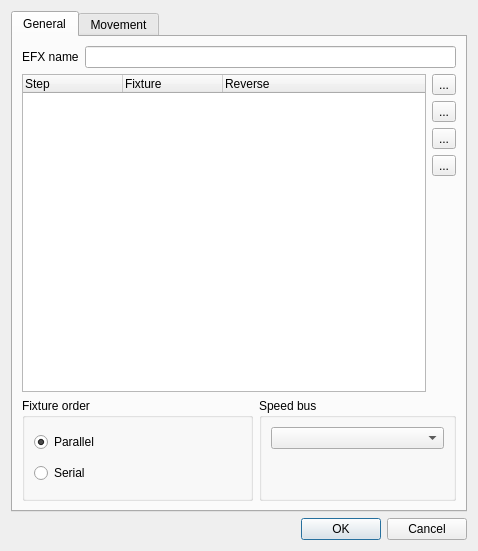
<?xml version="1.0" encoding="UTF-8"?>
<ui version="4.0">
 <class>EFXEditor</class>
 <widget class="QDialog" name="EFXEditor">
  <property name="geometry">
   <rect>
    <x>0</x>
    <y>0</y>
    <width>478</width>
    <height>551</height>
   </rect>
  </property>
  <property name="windowTitle">
   <string>EFX Editor</string>
  </property>
  <layout class="QVBoxLayout" name="verticalLayout">
   <item>
    <widget class="QTabWidget" name="m_tab">
     <property name="toolTip">
      <string/>
     </property>
     <property name="currentIndex">
      <number>0</number>
     </property>
     <widget class="QWidget" name="General">
      <attribute name="title">
       <string>General</string>
      </attribute>
      <layout class="QGridLayout" name="gridLayout_2">
       <item row="0" column="0">
        <widget class="QLabel" name="m_nameLabel">
         <property name="sizePolicy">
          <sizepolicy hsizetype="Maximum" vsizetype="Preferred">
           <horstretch>0</horstretch>
           <verstretch>0</verstretch>
          </sizepolicy>
         </property>
         <property name="text">
          <string>EFX name</string>
         </property>
        </widget>
       </item>
       <item row="0" column="1" colspan="3">
        <widget class="QLineEdit" name="m_nameEdit">
         <property name="toolTip">
          <string>The name of the function being edited</string>
         </property>
        </widget>
       </item>
       <item row="1" column="0" rowspan="5" colspan="3">
        <widget class="QTreeWidget" name="m_tree">
         <property name="sizePolicy">
          <sizepolicy hsizetype="Expanding" vsizetype="Expanding">
           <horstretch>0</horstretch>
           <verstretch>1</verstretch>
          </sizepolicy>
         </property>
         <property name="alternatingRowColors">
          <bool>true</bool>
         </property>
         <property name="rootIsDecorated">
          <bool>false</bool>
         </property>
         <property name="itemsExpandable">
          <bool>false</bool>
         </property>
         <property name="allColumnsShowFocus">
          <bool>true</bool>
         </property>
         <column>
          <property name="text">
           <string>Step</string>
          </property>
         </column>
         <column>
          <property name="text">
           <string>Fixture</string>
          </property>
         </column>
         <column>
          <property name="text">
           <string>Reverse</string>
          </property>
         </column>
        </widget>
       </item>
       <item row="1" column="3">
        <widget class="QToolButton" name="m_addFixtureButton">
         <property name="text">
          <string notr="true">...</string>
         </property>
         <property name="icon">
          <iconset resource="main.qrc">
           <normaloff>:/edit_add.png</normaloff>:/edit_add.png</iconset>
         </property>
         <property name="iconSize">
          <size>
           <width>26</width>
           <height>26</height>
          </size>
         </property>
        </widget>
       </item>
       <item row="2" column="3">
        <widget class="QToolButton" name="m_removeFixtureButton">
         <property name="text">
          <string notr="true">...</string>
         </property>
         <property name="icon">
          <iconset resource="main.qrc">
           <normaloff>:/edit_remove.png</normaloff>:/edit_remove.png</iconset>
         </property>
         <property name="iconSize">
          <size>
           <width>26</width>
           <height>26</height>
          </size>
         </property>
        </widget>
       </item>
       <item row="3" column="3">
        <widget class="QToolButton" name="m_raiseFixtureButton">
         <property name="text">
          <string notr="true">...</string>
         </property>
         <property name="icon">
          <iconset resource="main.qrc">
           <normaloff>:/up.png</normaloff>:/up.png</iconset>
         </property>
         <property name="iconSize">
          <size>
           <width>26</width>
           <height>26</height>
          </size>
         </property>
        </widget>
       </item>
       <item row="4" column="3">
        <widget class="QToolButton" name="m_lowerFixtureButton">
         <property name="text">
          <string notr="true">...</string>
         </property>
         <property name="icon">
          <iconset resource="main.qrc">
           <normaloff>:/down.png</normaloff>:/down.png</iconset>
         </property>
         <property name="iconSize">
          <size>
           <width>26</width>
           <height>26</height>
          </size>
         </property>
        </widget>
       </item>
       <item row="5" column="3">
        <spacer name="verticalSpacer">
         <property name="orientation">
          <enum>Qt::Vertical</enum>
         </property>
         <property name="sizeHint" stdset="0">
          <size>
           <width>20</width>
           <height>40</height>
          </size>
         </property>
        </spacer>
       </item>
       <item row="6" column="0" colspan="2">
        <widget class="QGroupBox" name="m_orderGroup">
         <property name="title">
          <string>Fixture order</string>
         </property>
         <layout class="QVBoxLayout" name="verticalLayout_5">
          <item>
           <widget class="QRadioButton" name="m_parallelRadio">
            <property name="toolTip">
             <string>All fixtures move in parallel</string>
            </property>
            <property name="text">
             <string>Parallel</string>
            </property>
            <property name="checked">
             <bool>true</bool>
            </property>
           </widget>
          </item>
          <item>
           <widget class="QRadioButton" name="m_serialRadio">
            <property name="toolTip">
             <string>The pattern propagates to each fixture in a sequential order</string>
            </property>
            <property name="text">
             <string>Serial</string>
            </property>
           </widget>
          </item>
         </layout>
        </widget>
       </item>
       <item row="6" column="2" colspan="2">
        <widget class="QGroupBox" name="m_busGroup">
         <property name="title">
          <string>Speed bus</string>
         </property>
         <layout class="QVBoxLayout" name="verticalLayout_6">
          <item>
           <widget class="QComboBox" name="m_busCombo">
            <property name="toolTip">
             <string>Bus that controls the speed of the pattern</string>
            </property>
           </widget>
          </item>
          <item>
           <spacer name="verticalSpacer_4">
            <property name="orientation">
             <enum>Qt::Vertical</enum>
            </property>
            <property name="sizeHint" stdset="0">
             <size>
              <width>20</width>
              <height>40</height>
             </size>
            </property>
           </spacer>
          </item>
         </layout>
        </widget>
       </item>
      </layout>
     </widget>
     <widget class="QWidget" name="Movement">
      <attribute name="title">
       <string>Movement</string>
      </attribute>
      <layout class="QGridLayout" name="gridLayout_3">
       <item row="0" column="0" rowspan="2" colspan="2">
        <widget class="QFrame" name="m_previewFrame">
         <property name="sizePolicy">
          <sizepolicy hsizetype="Fixed" vsizetype="Fixed">
           <horstretch>0</horstretch>
           <verstretch>0</verstretch>
          </sizepolicy>
         </property>
         <property name="minimumSize">
          <size>
           <width>255</width>
           <height>255</height>
          </size>
         </property>
         <property name="maximumSize">
          <size>
           <width>255</width>
           <height>255</height>
          </size>
         </property>
         <property name="frameShape">
          <enum>QFrame::StyledPanel</enum>
         </property>
         <property name="frameShadow">
          <enum>QFrame::Sunken</enum>
         </property>
        </widget>
       </item>
       <item row="0" column="2">
        <widget class="QGroupBox" name="m_algorithmGroup">
         <property name="sizePolicy">
          <sizepolicy hsizetype="Preferred" vsizetype="Maximum">
           <horstretch>0</horstretch>
           <verstretch>0</verstretch>
          </sizepolicy>
         </property>
         <property name="title">
          <string>Pattern</string>
         </property>
         <layout class="QVBoxLayout" name="verticalLayout_3">
          <item>
           <widget class="QComboBox" name="m_algorithmCombo">
            <property name="toolTip">
             <string>Pattern for moving the mirror/head</string>
            </property>
           </widget>
          </item>
          <item>
           <spacer name="verticalSpacer_5">
            <property name="orientation">
             <enum>Qt::Vertical</enum>
            </property>
            <property name="sizeType">
             <enum>QSizePolicy::Maximum</enum>
            </property>
            <property name="sizeHint" stdset="0">
             <size>
              <width>20</width>
              <height>40</height>
             </size>
            </property>
           </spacer>
          </item>
         </layout>
        </widget>
       </item>
       <item row="1" column="2" rowspan="2">
        <widget class="QGroupBox" name="m_parametersGroup">
         <property name="title">
          <string>Parameters</string>
         </property>
         <layout class="QGridLayout" name="gridLayout">
          <item row="0" column="0">
           <widget class="QLabel" name="m_widthLabel">
            <property name="text">
             <string>Width</string>
            </property>
           </widget>
          </item>
          <item row="0" column="1">
           <widget class="QSpinBox" name="m_widthSpin">
            <property name="toolTip">
             <string>Value width of the pattern</string>
            </property>
            <property name="maximum">
             <number>127</number>
            </property>
            <property name="value">
             <number>127</number>
            </property>
           </widget>
          </item>
          <item row="1" column="0">
           <widget class="QLabel" name="m_heightLabel">
            <property name="text">
             <string>Height</string>
            </property>
           </widget>
          </item>
          <item row="1" column="1">
           <widget class="QSpinBox" name="m_heightSpin">
            <property name="toolTip">
             <string>Value height of the pattern</string>
            </property>
            <property name="maximum">
             <number>127</number>
            </property>
            <property name="value">
             <number>127</number>
            </property>
           </widget>
          </item>
          <item row="2" column="0">
           <widget class="QLabel" name="m_xOffsetLabel">
            <property name="text">
             <string>X offset</string>
            </property>
           </widget>
          </item>
          <item row="2" column="1">
           <widget class="QSpinBox" name="m_xOffsetSpin">
            <property name="toolTip">
             <string>Pattern's center point on the X axis</string>
            </property>
            <property name="maximum">
             <number>255</number>
            </property>
            <property name="value">
             <number>127</number>
            </property>
           </widget>
          </item>
          <item row="3" column="0">
           <widget class="QLabel" name="m_yOffsetLabel">
            <property name="text">
             <string>Y offset</string>
            </property>
           </widget>
          </item>
          <item row="3" column="1">
           <widget class="QSpinBox" name="m_yOffsetSpin">
            <property name="toolTip">
             <string>Pattern's center point on the Y axis</string>
            </property>
            <property name="maximum">
             <number>255</number>
            </property>
            <property name="value">
             <number>127</number>
            </property>
           </widget>
          </item>
          <item row="4" column="0">
           <widget class="QLabel" name="m_rotationLabel">
            <property name="text">
             <string>Rotation</string>
            </property>
           </widget>
          </item>
          <item row="4" column="1">
           <widget class="QSpinBox" name="m_rotationSpin">
            <property name="toolTip">
             <string>Rotation of the pattern's starting point</string>
            </property>
            <property name="maximum">
             <number>359</number>
            </property>
           </widget>
          </item>
          <item row="5" column="0" colspan="2">
           <spacer>
            <property name="orientation">
             <enum>Qt::Vertical</enum>
            </property>
            <property name="sizeHint" stdset="0">
             <size>
              <width>20</width>
              <height>16</height>
             </size>
            </property>
           </spacer>
          </item>
          <item row="6" column="0">
           <widget class="QLabel" name="m_xFrequencyLabel">
            <property name="enabled">
             <bool>false</bool>
            </property>
            <property name="text">
             <string>X frequency</string>
            </property>
           </widget>
          </item>
          <item row="6" column="1">
           <widget class="QSpinBox" name="m_xFrequencySpin">
            <property name="enabled">
             <bool>false</bool>
            </property>
            <property name="toolTip">
             <string>Lissajous pattern's X frequency</string>
            </property>
            <property name="maximum">
             <number>5</number>
            </property>
            <property name="value">
             <number>2</number>
            </property>
           </widget>
          </item>
          <item row="7" column="0">
           <widget class="QLabel" name="m_yFrequencyLabel">
            <property name="enabled">
             <bool>false</bool>
            </property>
            <property name="text">
             <string>Y frequency</string>
            </property>
           </widget>
          </item>
          <item row="7" column="1">
           <widget class="QSpinBox" name="m_yFrequencySpin">
            <property name="enabled">
             <bool>false</bool>
            </property>
            <property name="toolTip">
             <string>Lissajous pattern's Y frequency</string>
            </property>
            <property name="maximum">
             <number>5</number>
            </property>
            <property name="value">
             <number>1</number>
            </property>
           </widget>
          </item>
          <item row="8" column="0">
           <widget class="QLabel" name="m_xPhaseLabel">
            <property name="enabled">
             <bool>false</bool>
            </property>
            <property name="text">
             <string>X phase</string>
            </property>
           </widget>
          </item>
          <item row="8" column="1">
           <widget class="QSpinBox" name="m_xPhaseSpin">
            <property name="enabled">
             <bool>false</bool>
            </property>
            <property name="toolTip">
             <string>Lissajous pattern's X phase</string>
            </property>
            <property name="maximum">
             <number>360</number>
            </property>
            <property name="value">
             <number>90</number>
            </property>
           </widget>
          </item>
          <item row="9" column="0">
           <widget class="QLabel" name="m_yPhaseLabel">
            <property name="enabled">
             <bool>false</bool>
            </property>
            <property name="text">
             <string>Y phase</string>
            </property>
           </widget>
          </item>
          <item row="9" column="1">
           <widget class="QSpinBox" name="m_yPhaseSpin">
            <property name="enabled">
             <bool>false</bool>
            </property>
            <property name="toolTip">
             <string>Lissajous pattern's Y phase</string>
            </property>
            <property name="maximum">
             <number>360</number>
            </property>
            <property name="value">
             <number>90</number>
            </property>
           </widget>
          </item>
         </layout>
        </widget>
       </item>
       <item row="2" column="0">
        <widget class="QGroupBox" name="m_directionGroup">
         <property name="title">
          <string>Direction</string>
         </property>
         <layout class="QVBoxLayout" name="verticalLayout_2">
          <item>
           <widget class="QRadioButton" name="m_forward">
            <property name="toolTip">
             <string>Run the pattern forwards</string>
            </property>
            <property name="text">
             <string>Forward</string>
            </property>
            <property name="checked">
             <bool>true</bool>
            </property>
           </widget>
          </item>
          <item>
           <widget class="QRadioButton" name="m_backward">
            <property name="toolTip">
             <string>Run the pattern backwards</string>
            </property>
            <property name="text">
             <string>Backward</string>
            </property>
           </widget>
          </item>
          <item>
           <spacer name="verticalSpacer_2">
            <property name="orientation">
             <enum>Qt::Vertical</enum>
            </property>
            <property name="sizeHint" stdset="0">
             <size>
              <width>20</width>
              <height>38</height>
             </size>
            </property>
           </spacer>
          </item>
         </layout>
        </widget>
       </item>
       <item row="2" column="1">
        <widget class="QGroupBox" name="m_runOrderGroup">
         <property name="title">
          <string>Run order</string>
         </property>
         <layout class="QVBoxLayout" name="_2">
          <item>
           <widget class="QRadioButton" name="m_loop">
            <property name="toolTip">
             <string>Run through over and over again</string>
            </property>
            <property name="text">
             <string>Loop</string>
            </property>
            <property name="checked">
             <bool>true</bool>
            </property>
           </widget>
          </item>
          <item>
           <widget class="QRadioButton" name="m_singleShot">
            <property name="toolTip">
             <string>Run through once and stop</string>
            </property>
            <property name="text">
             <string>Single shot</string>
            </property>
           </widget>
          </item>
          <item>
           <widget class="QRadioButton" name="m_pingPong">
            <property name="toolTip">
             <string>First run forwards, then backwards, again forwards, etc...</string>
            </property>
            <property name="text">
             <string>Ping pong</string>
            </property>
           </widget>
          </item>
          <item>
           <spacer name="verticalSpacer_3">
            <property name="orientation">
             <enum>Qt::Vertical</enum>
            </property>
            <property name="sizeHint" stdset="0">
             <size>
              <width>20</width>
              <height>40</height>
             </size>
            </property>
           </spacer>
          </item>
         </layout>
        </widget>
       </item>
      </layout>
     </widget>
    </widget>
   </item>
   <item>
    <widget class="QDialogButtonBox" name="buttonBox">
     <property name="orientation">
      <enum>Qt::Horizontal</enum>
     </property>
     <property name="standardButtons">
      <set>QDialogButtonBox::Cancel|QDialogButtonBox::Ok</set>
     </property>
    </widget>
   </item>
  </layout>
 </widget>
 <resources>
  <include location="main.qrc"/>
 </resources>
 <connections>
  <connection>
   <sender>buttonBox</sender>
   <signal>accepted()</signal>
   <receiver>EFXEditor</receiver>
   <slot>accept()</slot>
   <hints>
    <hint type="sourcelabel">
     <x>248</x>
     <y>254</y>
    </hint>
    <hint type="destinationlabel">
     <x>157</x>
     <y>274</y>
    </hint>
   </hints>
  </connection>
  <connection>
   <sender>buttonBox</sender>
   <signal>rejected()</signal>
   <receiver>EFXEditor</receiver>
   <slot>reject()</slot>
   <hints>
    <hint type="sourcelabel">
     <x>316</x>
     <y>260</y>
    </hint>
    <hint type="destinationlabel">
     <x>286</x>
     <y>274</y>
    </hint>
   </hints>
  </connection>
 </connections>
</ui>
